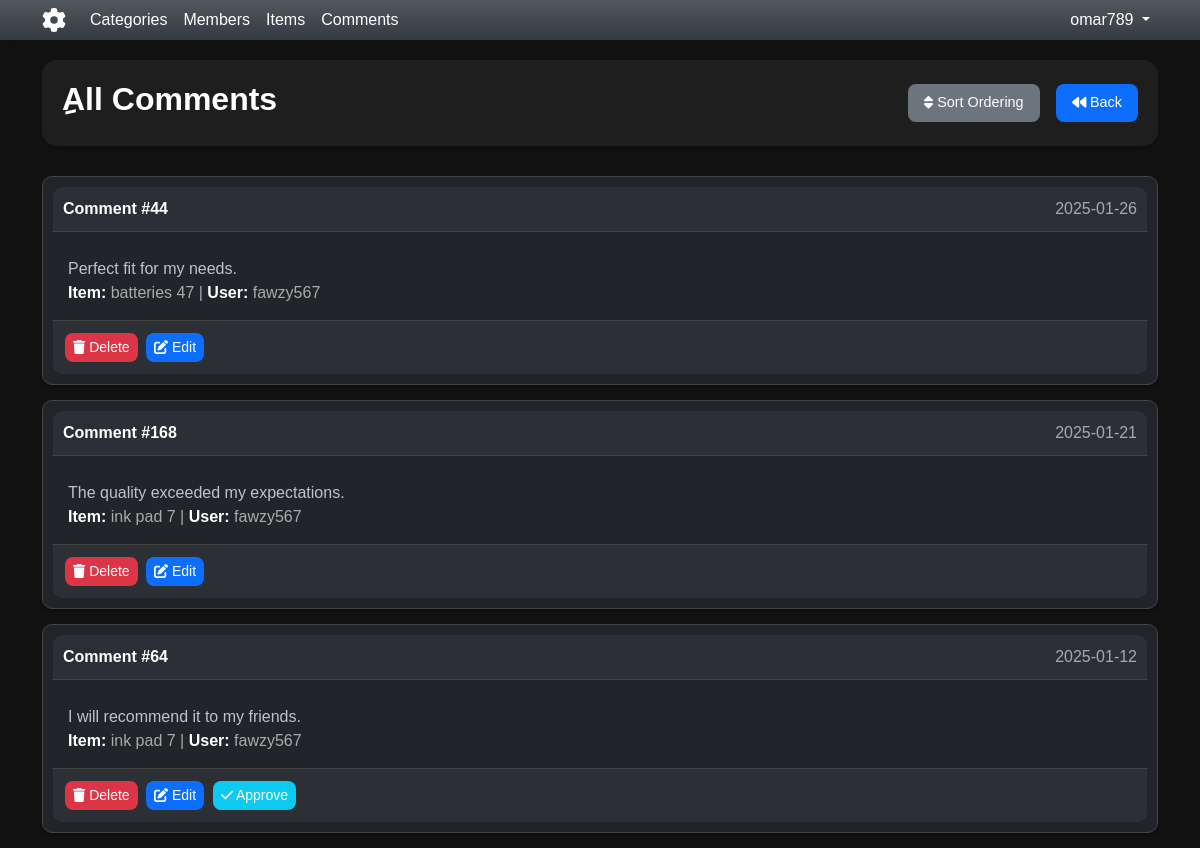
The app's page /admin/comments.php?do=all_comments&comid=3 (signed in) with its own data.
### tables this page shows
CREATE TABLE `comments` (
  `CID` int NOT NULL,
  `Comment` text NOT NULL,
  `Status` tinyint NOT NULL,
  `CommentDate` date NOT NULL,
  `ItemID` int NOT NULL,
  `UserID` int NOT NULL
);

CREATE TABLE `items` (
  `itemsID` int NOT NULL,
  `Name` varchar(255) NOT NULL,
  `Description` text NOT NULL,
  `Price` int NOT NULL,
  `AddDate` datetime NOT NULL,
  `CountryMade` varchar(255) NOT NULL,
  `Status` varchar(255) NOT NULL,
  `Rating` smallint NOT NULL,
  `CatID` int NOT NULL DEFAULT '0',
  `MemberID` int NOT NULL DEFAULT '0',
  `Approve` tinyint NOT NULL DEFAULT '0'
);

CREATE TABLE `users` (
  `UserID` int NOT NULL,
  `Username` varchar(255) NOT NULL COMMENT 'username to login',
  `Password` varchar(255) NOT NULL COMMENT 'password to login',
  `Email` varchar(255) NOT NULL,
  `FullName` varchar(255) NOT NULL,
  `GroupID` int NOT NULL DEFAULT '0',
  `AdminID` int NOT NULL DEFAULT '0',
  `RagStatus` int NOT NULL DEFAULT '0' COMMENT 'User Approval',
  `Date` datetime DEFAULT NULL,
  `Description` text,
  `Phone` text
);

### admin/pagesComment/all_comments.php (the view, shortened to what this page needs)
<?php
$sort = isset($_GET['sort']) && $_GET['sort'] == 'DESC' ?  'ASC': 'DESC';
$stmt = $con->prepare("SELECT comments.*, items.Name, users.Username
                       FROM comments
                       INNER JOIN items ON items.itemsID = comments.ItemID
                       INNER JOIN users ON users.UserID = comments.UserID
                       ORDER BY comments.CommentDate $sort
                       ");
$stmt->execute();
$rows = $stmt->fetchAll();
?>
<div class="container ">
    <div class="row justify-content-center">
        <div class="col-md-12">
            <div class="header-section">
                <div class="d-flex align-items-center justify-content-between flex-wrap gap-3">
                    <h2 class="fw-bold">ِAll Comments</h2>
                    <div class="d-flex gap-3">
                        <a id="sortOrdering" class="btn btn-secondary" href="?sort=<?= $sort ?>">
                            <i class="fa-solid fa-sort"></i> Sort Ordering
                        </a>
                        <a id="sortOrdering" class="btn btn-primary" href="<?= $_SERVER['HTTP_REFERER'] ?>">
                            <i class="fa-solid fa-backward"></i> Back
                        </a>
                    </div>
                </div>
            </div>
            <div id="commentsContainer">
                <?php foreach ($rows as $com): ?>
                    <?php if (isset($_GET['comid']) && $_GET['comid'] == $com['UserID']) : ?>
                        <div class="comment-card d-block">
                            <div class="comment-header">
                                <strong>Comment #<?= $com['CID'] ?></strong>
                                <span class="float-end text-muted"><?= $com['CommentDate'] ?></span>
                            </div>
                            <div class="comment-body">
                                <p><?= $com['Comment'] ?></p>
                                <div class="text-muted">
                                    <strong>Item:</strong> <?= $com['Name'] ?> |
                                    <strong>User:</strong> <?= $com['Username'] ?>
                                </div>
                            </div>
                            <div class="comment-footer">
                                <a class="btn btn-sm btn-danger btn-custom" href="comments.php?do=delete&comid=<?= $com['CID'] ?>" id="delete-<?= $com['CID'] ?>">
                                    <i class="fas fa-trash"></i> Delete
                                </a>
                                <a class="btn btn-sm btn-primary btn-custom" href="comments.php?do=edit&comid=<?= $com['CID'] ?>">
                                    <i class="fas fa-edit"></i> Edit
                                </a>
                                <?php if ($com['Status'] == 0): ?>
                                    <a class="btn btn-sm btn-info btn-custom" href="comments.php?do=approve&comid=<?= $com['CID'] ?>">
                                        <i class="fas fa-check"></i> Approve
                                    </a>
                                <?php endif; ?>
                            </div>
                        </div>
                    <?php endif ?>
                <?php endforeach; ?>
            </div>
        </div>
    </div>
</div>

### admin/style/css/global/global.css (style rules this page uses)
:root { --bs-dark-rgb: 52, 58, 64; --bs-bg-opacity: 0.8; --white-color: #ffffff; --black-color: #000000; --primary-color: #007bff; --secondary-color: #0056b3; --success-color: #28a745; --danger-color: #dc3545; --warning-color: #e67e22; --info-color: #3498db; --shadow: 0 4px 10px rgba(0, 0, 0, 0.1); --transition: all 0.3s ease; }
body { margin: 0; padding: 0; background-color: rgba(var(--bs-dark-rgb), var(--bs-bg-opacity)); color: var(--white-color); font-family: 'Arial', sans-serif; }
a { text-decoration: none; color: inherit; }
strong { color : black }

### admin/style/css/pages/dashboard.css (style rules this page uses)
.comment-card { background: #2c3e50; border-radius: 10px; padding: 10px; box-shadow: 0 2px 4px rgba(0, 0, 0, 0.1); transition: transform 0.3s ease, box-shadow 0.3s ease; display: flex; justify-content: space-between; align-items: center; }
.comment-header { border-bottom: 1px solid #34495e; margin-bottom: 10px; }
.comment-body p { color: #bdc3c7; margin: 0; line-height: 1.5; }
.btn { border-radius: 5px; text-decoration: none; font-size: 0.9em; transition: background 0.3s ease; }
.btn-info { background: #3498db; color: #fff; }
.btn-secondary { background: #7f8c8d; color: #fff; }

### admin/style/css/main_pages/categorys.css (style rules this page uses)
body { background-color: #1a1d20; color: #ffffff; font-family: 'Arial', sans-serif; margin: 0; padding: 0; }
body { background-color: #121212; color: #ffffff; }
.btn { border-radius: 8px; padding: 0.5rem 1rem; font-size: 0.9rem; transition: background-color 0.3s ease, transform 0.2s ease; }
.btn-secondary { background-color: #6c757d; border: none; }
.btn-primary { background-color: #0d6efd; border: none; }
.btn-danger { background-color: #dc3545; border: none; }
.btn-info { background-color: #0dcaf0; border: none; }
.btn-sm { padding: 0.25rem 0.5rem; font-size: 0.875rem; }
.header-section { background-color: #1e1e1e; padding: 20px; border-radius: 15px; margin-bottom: 30px; box-shadow: 0 4px 8px rgba(0, 0, 0, 0.2); }

### admin/style/css/main_pages/members.css (style rules this page uses)
strong { color: #ffffff; }
span { color: #ffffff; }
div a { text-decoration: none; color: white; }

### admin/includes/templates/header.php (style rules this page uses)
body { font-family: 'Arial', sans-serif; }
body { background-color: #121212; color: #ffffff; }
p { font-weight: 400; }
* { scrollbar-width: thin; scrollbar-color: #555 #2c2c2c; }

### admin/pagesComment/all_comments.php (style rules this page uses)
.comment-card { background-color: #212529; border: 1px solid #444; border-radius: 10px; margin-bottom: 15px; box-shadow: 0 2px 4px rgba(0, 0, 0, 0.3); transition: transform 0.2s, box-shadow 0.2s; }
.comment-header { background-color: #2c3036; padding: 10px; border-bottom: 1px solid #444; border-radius: 10px 10px 0 0; }
.comment-body { padding: 15px; }
.comment-footer { background-color: #2c3034; padding: 10px; border-top: 1px solid #444; border-radius: 0 0 10px 10px; }
.btn-custom { margin: 2px; }
.text-muted { color: #aaa !important; }
.header-section { background-color: #1e1e1e; padding: 20px; border-radius: 15px; margin-bottom: 30px; box-shadow: 0 4px 8px rgba(0, 0, 0, 0.2); }

### records on screen
comments: CID "44", CommentDate "2025-01-26", Comment "Perfect fit for my needs.", ItemID.Name "batteries 47", UserID.Username "fawzy567"
comments: CID "168", CommentDate "2025-01-21", Comment "The quality exceeded my expectations.", ItemID.Name "ink pad 7", UserID.Username "fawzy567"
comments: CID "64", CommentDate "2025-01-12", Comment "I will recommend it to my friends.", ItemID.Name "ink pad 7", UserID.Username "fawzy567"

### other values on screen
lang('CATEGORIES') "Categories"
lang('MEMBER') "Members"
lang('ITEM') "Items"
lang('COMMENT') "Comments"
lang('ADMIN') "omar789"
